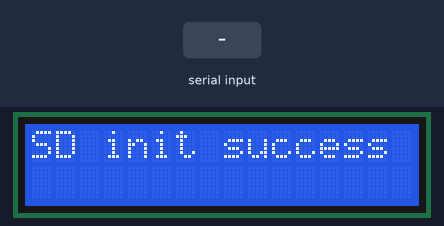
Recording of a sketch running on a simulated ESP8266 (NodeMCU). On the bench: 16×2 character LCD. The inputs (shaded band) are chosen by the test bench. A WiFi scan finds three made-up networks; storage starts empty; what the sketch prints to the serial monitor is not drawn.

Above: at 2.3 s.
2.4 s: "90,45\n" received over Serial
At 4.7 s:
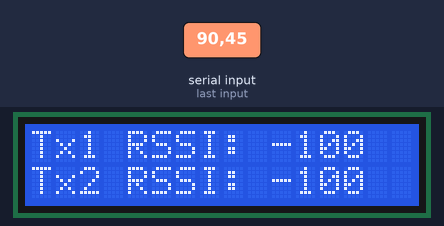
Timing chart, 0 to 6.2 s (numbered marks = the images above; inputs shaded):
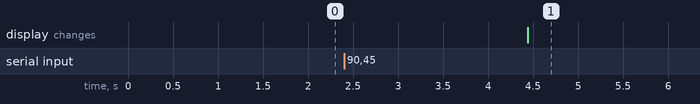

Measured:
- after the input at 2.4 s, the display: changes after 2.0 s (image 1)

The sketch:

Rx_field_exp.ino
```cpp
#include <Wire.h>
#include <LiquidCrystal_I2C.h>
#include <ESP8266WiFi.h>
#include <SPI.h>
#include <SD.h>

LiquidCrystal_I2C lcd(0x27, 16, 2);

const int chipSelect = D8;  // SD card CS pin (change as needed)
const char* tx1SSID = "Tx";
const char* tx2SSID = "Tx2";

int rssiTx1 = -100;
int rssiTx2 = -100;

const int maxSamplesPerSession = 20;

File dataFile;

void setup() {
  Serial.begin(115200);
  lcd.init();
  lcd.backlight();

  // Initialize SD card
  if (!SD.begin(chipSelect)) {
    Serial.println("SD Card initialization failed!");
    lcd.clear();
    lcd.print("SD init failed!");
    while (1); // Halt if SD init fails
  }
  Serial.println("SD Card initialized.");
  lcd.clear();
  lcd.print("SD init success");

  // WiFi init for scanning
  WiFi.mode(WIFI_STA);
  WiFi.disconnect();
  delay(1000);

  // Open/create CSV file and write header if empty
  dataFile = SD.open("RSSI_LOG.CSV", FILE_WRITE);
  if (dataFile) {
    if (dataFile.size() == 0) {
      dataFile.println("Timestamp,RSSI_Tx1,RSSI_Tx2,Distance");
      dataFile.flush();
    }
    dataFile.close();
  }
}

void loop() {
  Serial.println("Enter distance (m) for this session and press Enter:");
  float inputDistance = waitForDistanceInput();

  int sampleCount = 0;
  while (sampleCount < maxSamplesPerSession) {
    int n = WiFi.scanNetworks();
    rssiTx1 = -100;
    rssiTx2 = -100;

    for (int i = 0; i < n; i++) {
      String ssid = WiFi.SSID(i);
      int rssi = WiFi.RSSI(i);
      if (ssid == tx1SSID) rssiTx1 = rssi;
      if (ssid == tx2SSID) rssiTx2 = rssi;
    }

    // Display RSSI on LCD
    lcd.clear();
    lcd.setCursor(0, 0);
    lcd.printf("Tx1 RSSI: %d", rssiTx1);
    lcd.setCursor(0, 1);
    lcd.printf("Tx2 RSSI: %d", rssiTx2);

    // Log data
    logData(rssiTx1, rssiTx2, inputDistance);
    sampleCount++;

    Serial.printf("Sample %d/%d logged.\n", sampleCount, maxSamplesPerSession);

    delay(2000); // Delay between samples
  }

  Serial.println("Session complete. Enter next distance.");
}

float waitForDistanceInput() {
  String inputString = "";
  while (true) {
    if (Serial.available()) {
      char c = Serial.read();
      if (c == '\n' || c == '\r') {
        if (inputString.length() > 0) break;
      } else {
        inputString += c;
      }
    }
  }
  float val = inputString.toFloat();
  Serial.print("Distance set to: ");
  Serial.println(val);
  return val;
}

void logData(int rssi1, int rssi2, float dist) {
  dataFile = SD.open("RSSI_LOG.CSV", FILE_WRITE);
  if (dataFile) {
    String record = "";
    record += String(millis());     // Timestamp ms since boot
    record += ",";
    record += String(rssi1);
    record += ",";
    record += String(rssi2);
    record += ",";
    record += String(dist, 2);
    dataFile.println(record);
    dataFile.flush();
    dataFile.close();

    Serial.println("Logged: " + record);
  } else {
    Serial.println("Error opening RSSI_LOG.CSV");
  }
}
```
